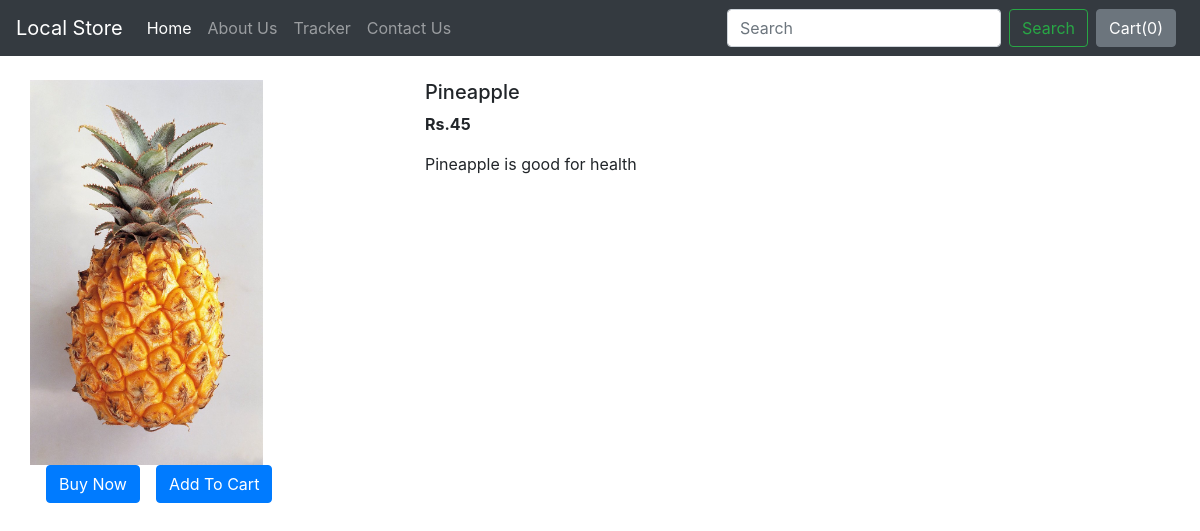
The app's page /shop/products/7 with its own data.
### shop/models.py (models this page shows, shortened)
class Product(models.Model):
    product_id = models.AutoField
    product_name = models.CharField(max_length=50)
    category = models.CharField(max_length=50, default="")
    subcategory = models.CharField(max_length=50, default="")
    price = models.IntegerField(default=0)
    desc = models.CharField(max_length=300)
    pub_date = models.DateField()
    image = models.ImageField(upload_to='shop/images', default="")

### shop/views.py (the view)
# urls.py: path("products/<int:myid>", views.productView, name="ProductView"),
def productView(request, myid):
    product = Product.objects.filter(id=myid)
    return render(request, 'shop/prodView.html', {'product':product[0]})

### shop/templates/shop/prodView.html (shortened to what this page needs)
{% extends 'shop/basic.html' %}
{% block body %}
<div class="container my-4">
    <div class="row">
    <div class="col-md-4">
    <div class="row">
        <img src="/media/{{product.image}}" width="233px" height="385px">
    </div>
        <div class="row">
            <button class="btn btn-primary mx-3">Buy Now</button>
            <button class="btn btn-primary">Add To Cart</button>
        </div>
    </div>
    <div class="col-md-8">
        <h5>{{product.product_name}}</h5>
        <p><b>Rs.{{product.price}} </b></p>
        <p>{{product.desc}}</p>
    </div>
    </div>
</div>
{% endblock %}

### records on screen
Product: image (picture), product_name "Pineapple", price "45", desc "Pineapple is good for health"
